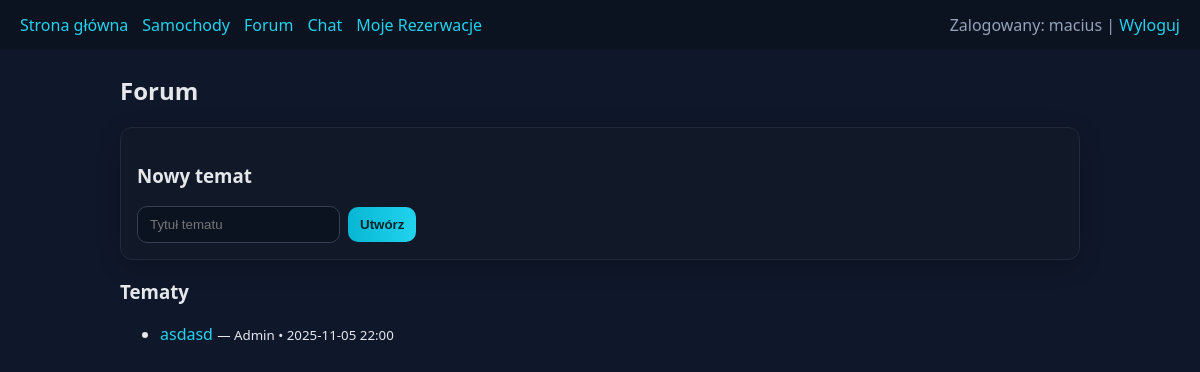
Page /forum (signed in) on the committed database.
### models.py (models this page shows, shortened)
class User(UserMixin, db.Model):
    id = db.Column(db.Integer, primary_key=True)
    email = db.Column(db.String(120), unique=True, nullable=False)
    name = db.Column(db.String(120), nullable=False)
    password_hash = db.Column(db.String(255), nullable=False)
    created_at = db.Column(db.DateTime, default=datetime.utcnow)
    is_admin = db.Column(db.Boolean, default=False, nullable=False)

class ForumTopic(db.Model):
    id = db.Column(db.Integer, primary_key=True)
    title = db.Column(db.String(200), nullable=False)
    user_id = db.Column(db.Integer, db.ForeignKey('user.id'), nullable=False)
    created_at = db.Column(db.DateTime, default=datetime.utcnow)
    user = db.relationship('User', backref='topics')

### app.py (the view, shortened to what this page needs)
    @app.route("/forum", methods=["GET", "POST"])
    @login_required
    def forum():
        topics = ForumTopic.query.order_by(ForumTopic.created_at.desc()).all()
        return render_template("forum.html", topics=topics)

### templates/forum.html
{% extends "base.html" %}
{% block content %}
  <h2>Forum</h2>
  <section class="card">
    <h3>Nowy temat</h3>
    <form method="post" class="form row">
      <input type="text" name="title" placeholder="Tytuł tematu" required>
      <button type="submit">Utwórz</button>
    </form>
  </section>
  <section>
    <h3>Tematy</h3>
    <ul class="list">
      {% for t in topics %}
        <li>
          <a href="{{ url_for('forum_topic', topic_id=t.id) }}">{{ t.title }}</a>
          <small> — {{ t.user.name }} • {{ t.created_at|fmt_dt }}</small>
        </li>
      {% else %}
        <li><em>Brak tematów.</em></li>
      {% endfor %}
    </ul>
  </section>
{% endblock %}

### templates/base.html (shortened to what this page needs)
<!doctype html>
<html lang="pl">
<head>
  <link rel="stylesheet" href="{{ url_for('static', filename='style.css') }}">
</head>
<body>
  <nav class="nav">
    <a href="{{ url_for('index') }}">Strona główna</a>
    <a href="{{ url_for('cars') }}">Samochody</a>
    {% if current_user.is_authenticated %}
      <a href="{{ url_for('forum') }}">Forum</a>
      <a href="{{ url_for('chat') }}">Chat</a>
      <a href="{{ url_for('my_reservations') }}">Moje Rezerwacje</a>
      <span class="nav-right">Zalogowany: {{ current_user.name }} | <a href="{{ url_for('logout') }}">Wyloguj</a></span>
    {% else %}
      <span class="nav-right"><a href="{{ url_for('login') }}">Logowanie</a> / <a href="{{ url_for('register') }}">Rejestracja</a></span>
    {% endif %}
  </nav>
  <main class="container">
    {% block content %}{% endblock %}
  </main>
</body>
</html>

### static/style.css (style rules this page uses)
:root { --bg:#0f172a; --card:#111827; --muted:#94a3b8; --txt:#e5e7eb; --pri:#22d3ee; }
html, body { margin:0; padding:0; font-family: ui-sans-serif, system-ui, -apple-system, Segoe UI, Roboto, Arial; background:var(--bg); color:var(--txt); }
a { color: var(--pri); text-decoration: none; }
.nav { display:flex; gap:14px; padding:14px 20px; background:#0b1220; position:sticky; top:0; z-index:10; align-items:center; }
.nav-right { margin-left:auto; color:var(--muted); }
.container { max-width: 960px; margin: 24px auto; padding: 0 16px; }
.card { background:var(--card); border:1px solid #1f2937; border-radius:12px; padding:16px; margin:10px 0; box-shadow: 0 6px 24px rgba(0,0,0,.2); }
.form { display:flex; flex-direction:column; gap:12px; }
.form.row { flex-direction: row; align-items:center; gap:8px; }
input, textarea, button { padding:10px 12px; border-radius:10px; border:1px solid #334155; background:#0b1220; color:var(--txt); }
button { background:linear-gradient(90deg,#06b6d4,#22d3ee); border:none; color:#04242a; font-weight:700; cursor:pointer; }

### rows in the picture
User: name "macius"
ForumTopic: title "asdasd", user.name "Admin", created_at|fmt_dt "2025-11-05 22:00"
